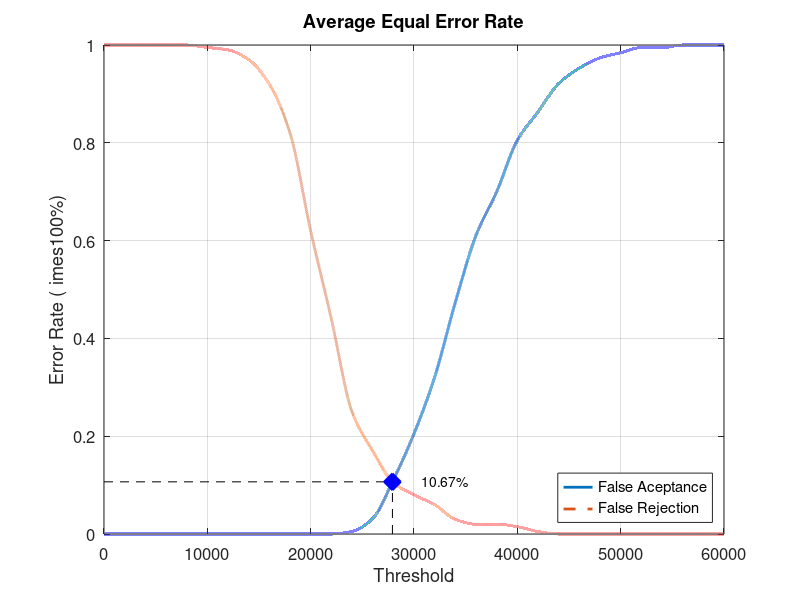
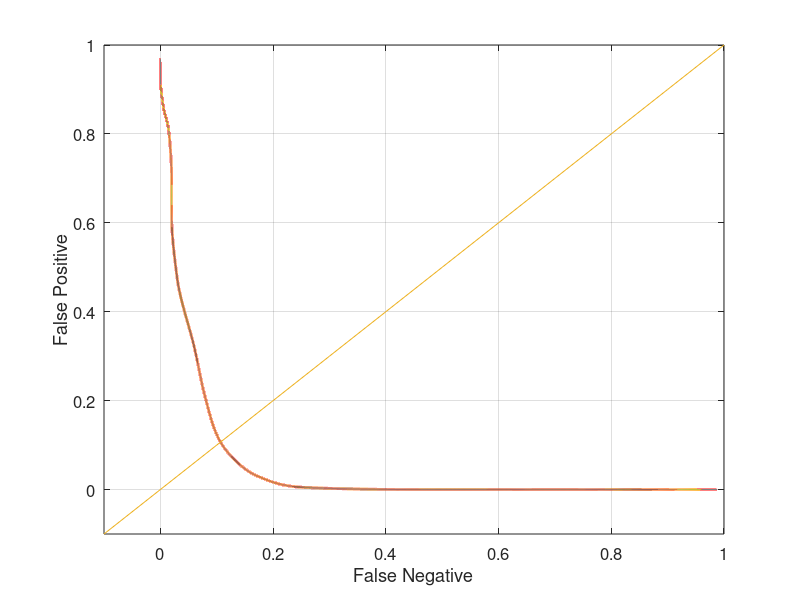

These figures' MATLAB source, in order:
close all;
clear;
clc;
x = 0:2000:60000;
xq = 0:0.5:60000;

y0 = [0 0 0 0 0 0 0 0 0 0 0 0 0.00526316 0.0315789 0.110526 0.205263 0.321053 0.473684 0.610526 0.7 0.805263 0.863158 0.921053 0.952632 0.973684 0.984211 0.994737 0.994737 1 1 1]
yy0 = interp1(x, y0, xq, 'pchip');
y1 = [1 1 1 1 1 0.995 0.99 0.97 0.92 0.82 0.62 0.44 0.25 0.17 0.105 0.08 0.06 0.03 0.02 0.02 0.015 0.005 0 0 0 0 0 0 0 0 0]
yy1 = interp1(x, y1, xq, 'pchip');

% Calculating EER: 
y2 = abs(y0 - y1);
find(y2 == min(y2))
yy2 = abs(yy0 - yy1);
xEER = find(yy2 == min(yy2));
xEERIndex = xq(xEER) % X-axis EER
yEER = yy0(xEER) % Y-axis EER

main = figure
plot(xq, yy0,'-','LineWidth', 2);	hold on
plot(xq, yy1,'--','LineWidth', 2);	hold on
plot([xEERIndex xEERIndex], [0 yEER], 'k--');	hold on
plot([0 xEERIndex], [yEER yEER], 'k--');	hold on
plot(xEERIndex, yEER, 'bx', 'LineWidth', 10);	hold on
text(xEERIndex + 10 * xEERIndex / 100, yEER, [num2str(round((10000 * yEER)) / 100) '%'])
legend('False Aceptance', 'False Rejection', 'Location', 'SouthEast')
xlabel('Threshold')
ylabel('Error Rate (	imes100%)')
title('Average Equal Error Rate')
set(gca, 'FontSize', 12)
axis([0 60000 0 1])
grid on

print(main, 'Database1_4Main', '-dpng');
FNRxFPR = figure('Color', [1 1 1]);
plot(yy1, yy0, '-', yy1, yy0, 'LineWidth', 2);
hold on
y = -0.1:0.1:1
plot(y, y); 
set(gca, 'FontSize', 12)
xlabel('False Negative')
ylabel('False Positive')
axis([-0.1 1 -0.1 1])
set(gca, 'FontSize', 12)
grid on

print(FNRxFPR, 'Database1_4FNRxFPR','-dpng');
